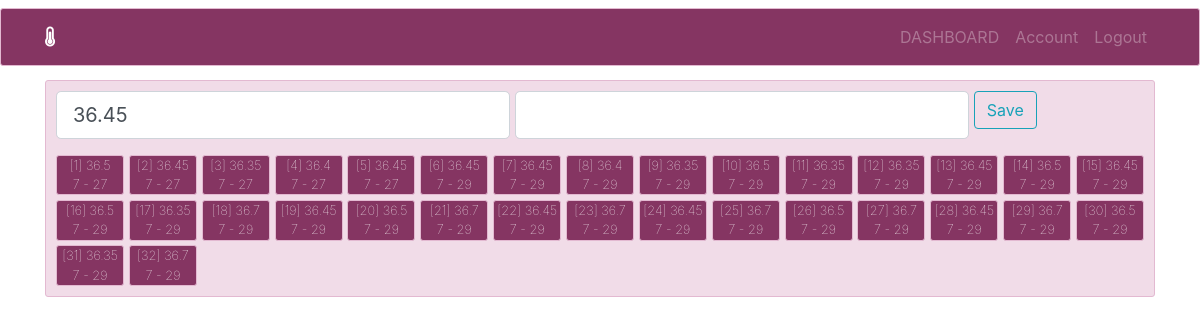
Before: /record_update/2 (signed in) with the older database file.
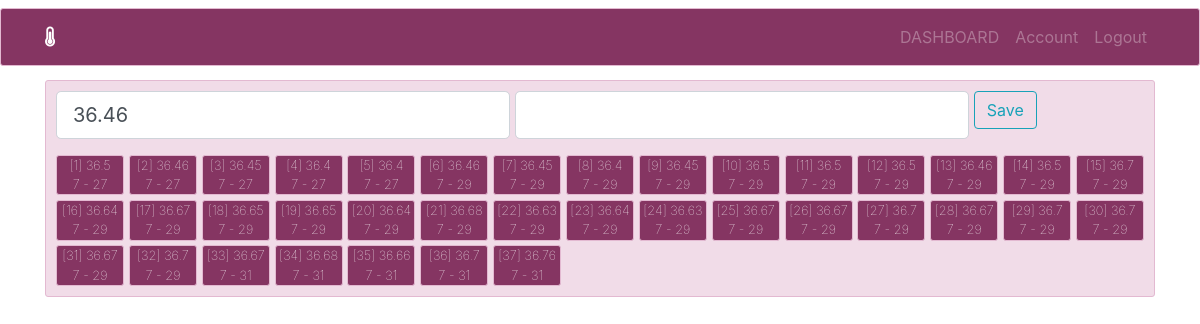
After: the same page with the newer database file.
### tempapp/models.py (models this page shows, shortened)
class Record(db.Model):
    id = db.Column(db.Integer, primary_key=True)
    temp = db.Column(db.Float, nullable=False)
    notes = db.Column(db.String, nullable=False)
    date_posted = db.Column(db.DateTime, nullable=False, default=datetime.utcnow)
    user_id = db.Column(db.Integer, db.ForeignKey('user.id'), nullable=False)

### tempapp/routes.py (the view)
@app.route("/record_update/<record_id>", methods=['GET', 'POST'])
@login_required
def record_update(record_id):
    record = Record.query.get_or_404(record_id)
    if record.author != current_user:
        abort(403)
    form = NewRecordForm()
    if form.validate_on_submit():
        record.temp = form.temp.data
        record.notes = form.notes.data
        db.session.commit()
        flash(f'Record updated', 'success')
        return redirect(url_for('dashboard'))
    else:
        form.temp.data = record.temp
        form.notes.data = record.notes
    return render_template('record_update.html', title='Input temp', form=form)

### tempapp/forms.py
class NewRecordForm(FlaskForm):
    temp = FloatField(label='Temperature', validators=[DataRequired()])
    notes = StringField(label='Adnotations')
    submit = SubmitField('Save')

### tempapp/models.py (called while the page is built)
@login_manager.user_loader
def load_user(user_id):
    return User.query.get(int(user_id))

### tempapp/templates/record_update.html (shortened to what this page needs)
{% extends "layout.html" %}
{% block content %}
<div class="content-section">
    <form method="POST" action="">
        <div class="form-box">
            <div class="form-group">
                    {% if form.temp.errors %}
                        {{ form.temp(class="form-control form-control-lg is-invalid") }}
                        <div class="invalid-feedback">
                            {% for error in form.temp.errors %}
                                <span>{{ error }}</span>
                            {% endfor %}
                        </div>
                    {% else %}
                        {{ form.temp(class="form-control form-control-lg") }}
                    {% endif %}
                </div>
            <div class="form-group">
                    {% if form.notes.errors %}
                        {{ form.notes(class="form-control form-control-lg is-invalid") }}
                        <div class="invalid-feedback">
                            {% for error in form.notes.errors %}
                                <span>{{ error }}</span>
                            {% endfor %}
                        </div>
                    {% else %}
                        {{ form.notes(class="form-control form-control-lg") }}
                    {% endif %}
                </div>
            <div>
                {{ form.submit(class="btn btn-outline-info") }}
            </div>
        </div>
    </form>
    <div class="btn-group">
        {% for record in current_user.records %}
            <a class="button" href="{{ url_for('record_update', record_id=record.id) }}">
                [{{ record.id }}] {{ record.temp }}<br>
                {{ record.date_posted.date().month }} - {{ record.date_posted.date().day }}
            </a>
        {% endfor %}
    </div>
</div>
{% endblock content %}

### tempapp/templates/layout.html (shortened to what this page needs)
<!DOCTYPE html>
<html>
<head>
    <link rel="stylesheet" href="https://maxcdn.bootstrapcdn.com/bootstrap/4.0.0/css/bootstrap.min.css">
    <link rel="stylesheet" type="text/css" href="{{ url_for('static', filename='main.css') }}">
    <link rel="stylesheet" href="https://use.fontawesome.com/releases/v5.7.0/css/all.css">
</head>
<body>
    <div class="container">
              <nav class="navbar navbar-expand-md navbar-dark bg-steel fixed-top">
                <div class="container">
                  <a class="navbar-brand" href="{{ url_for('info') }}"><span class="fas fa-thermometer-three-quarters"></span></a>
                  <div class="collapse navbar-collapse" id="navbarToggle">
                    <div class="navbar-nav ml-auto">
                        {% if current_user.is_authenticated %}
                        <a class="nav-item nav-link" href="{{ url_for('dashboard') }}">DASHBOARD</a>
                        <a class="nav-item nav-link" href="{{ url_for('account') }}">Account</a>
                        <a class="nav-item nav-link" href="{{ url_for('logout') }}">Logout</a>
                        {% else %}
                        <a class="nav-item nav-link" href="{{ url_for('login') }}">Login</a>
                        <a class="nav-item nav-link" href="{{ url_for('register') }}">Register</a>
                        {% endif %}
                    </div>
                  </div>
                </div>
              </nav>
    </div>
    <main role="main" class="container">
          {% block content %}{% endblock %}
    </main>
</body>
</html>

### tempapp/static/main.css (style rules this page uses)
body { background: #ffffff; color: #000000; margin-top: 5rem; }
.bg-steel { background-color: #853562; }
.site-header, .navbar-nav, .nav-link, .button:hover { opacity: 0.8; }
.content-section, .navbar, #myChart { border-radius: 3px; margin-top:0.5em; border: 1px solid #e3b9d1; }
.content-section { background-color: #f1dce8; padding: 10px 10px; }
.form-box { display: grid; grid-template-columns: auto auto auto; grid-gap:0.3em; }
.btn-group { display: grid; grid-template-columns: repeat(15, 1fr); grid-gap:0.3em; }
.btn-group .button { background-color: #853562; border: 1px solid #e3b9d1; color: white; border-radius: 3px; font-weight: 100; font-size: 0.8em; text-align:center; }

Changed rows visible on the page:
changed Record id 2: temp "36.45" → "36.46"
changed Record id 3: temp "36.35" → "36.45"
changed Record id 5: temp "36.45" → "36.4"
changed Record id 6: temp "36.45" → "36.46"
changed Record id 9: temp "36.35" → "36.45"
changed Record id 11: temp "36.35" → "36.5"
changed Record id 12: temp "36.35" → "36.5"
changed Record id 13: temp "36.45" → "36.46"
changed Record id 15: temp "36.45" → "36.7"
changed Record id 16: temp "36.5" → "36.64"
changed Record id 17: temp "36.35" → "36.67"
changed Record id 18: temp "36.7" → "36.65"
changed Record id 19: temp "36.45" → "36.65"
changed Record id 20: temp "36.5" → "36.64"
changed Record id 21: temp "36.7" → "36.68"
changed Record id 22: temp "36.45" → "36.63"
changed Record id 23: temp "36.7" → "36.64"
changed Record id 24: temp "36.45" → "36.63"
changed Record id 25: temp "36.7" → "36.67"
changed Record id 26: temp "36.5" → "36.67"
changed Record id 28: temp "36.45" → "36.67"
changed Record id 30: temp "36.5" → "36.7"
changed Record id 31: temp "36.35" → "36.67"
added Record: id "33", temp "36.67", date_posted "7", date_posted "31"
added Record: id "34", temp "36.68", date_posted "7", date_posted "31"
added Record: id "35", temp "36.66", date_posted "7", date_posted "31"
added Record: id "36", temp "36.7", date_posted "7", date_posted "31"
added Record: id "37", temp "36.76", date_posted "7", date_posted "31"
